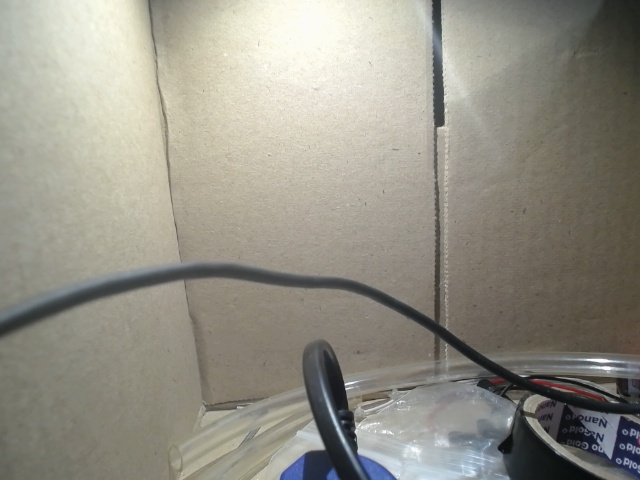
#> input picture 70_50.jpg, 640 x 480 px
$ python test2.py
#> lines starting #> are read from the running program, lines starting #| are printed output that depends on the picture
import cv2
import numpy as np

# 1. Đọc 2 bức ảnh (Chuyển về ảnh xám)
img1 = cv2.imread('70_50.jpg', cv2.IMREAD_GRAYSCALE)
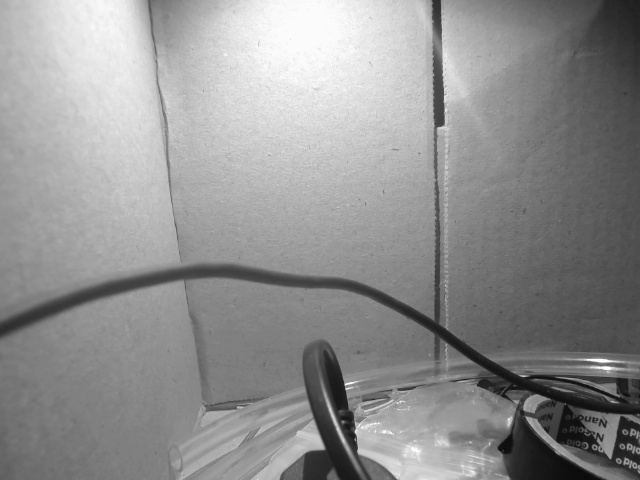
#> img1: shape (480, 640); min 9, max 255, mean 144.7
img2 = cv2.imread('80_50.jpg', cv2.IMREAD_GRAYSCALE)
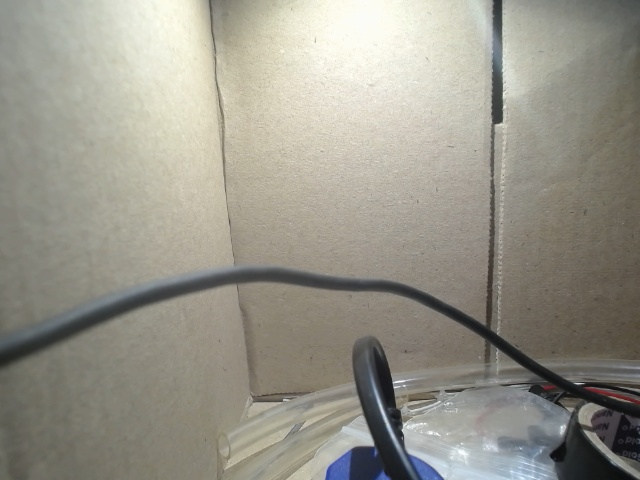
#> input picture 80_50.jpg, 640 x 480 px
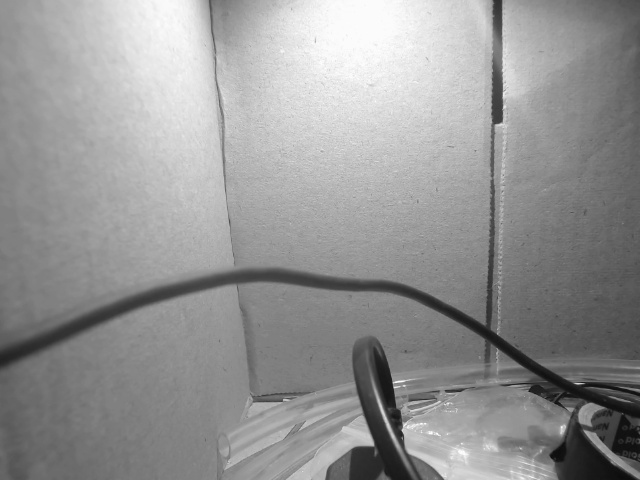
#> img2: shape (480, 640); min 11, max 255, mean 148.9

if img1 is None or img2 is None:
    print("❌ Lỗi: Không tìm thấy ảnh rồi ông ơi! Kiểm tra lại tên/đường dẫn nha.")
    exit()

print("📸 Đang quét ảnh và tính toán, đợi tôi tí...")

# 2. Cấu hình SIFT lấy TỐI ĐA điểm đặc trưng (Hạ threshold để lấy nhiều điểm hơn)
sift = cv2.SIFT_create(
    nfeatures=0,            # 0 = Lấy tối đa không giới hạn
    contrastThreshold=0.02, # Hạ thấp xuống để nhận diện cả các điểm mờ/nhỏ
    edgeThreshold=15        # Tăng lên để giữ lại nhiều cạnh hơn
)

kp1, des1 = sift.detectAndCompute(img1, None)
#> kp1 = 737 keypoints; strongest (x, y, size): (343, 440, 4), (338, 429, 3.5), (439, 119, 8.7), (311, 440, 15.6)
kp2, des2 = sift.detectAndCompute(img2, None)
#> kp2 = 623 keypoints; strongest (x, y, size): (366, 439, 9.9), (388, 426, 3.9), (393, 436, 3.8), (359, 435, 16.4)

# 3. Khớp các điểm bằng FLANN Matcher
FLANN_INDEX_KDTREE = 1
index_params = dict(algorithm=FLANN_INDEX_KDTREE, trees=5)
search_params = dict(checks=50)
flann = cv2.FlannBasedMatcher(index_params, search_params)
matches = flann.knnMatch(des1, des2, k=2)
#> matches = 737 matches

# 4. Sàng lọc sơ bộ bằng Lowe's ratio test (Thả xích lên 0.75 để gom nhiều ứng viên)
good_matches = []
for m, n in matches:
    if m.distance < 0.75 * n.distance:
        good_matches.append(m)
#> after the loop, good_matches = 314 matches

# 5. DÙNG RANSAC ĐỂ LỌC ĐIỂM NHIỄU (Bí kíp chính xác đây nè!)
final_matches = []
if len(good_matches) > 4:
    # Lấy tọa độ các điểm khớp sơ bộ
    src_pts = np.float32([kp1[m.queryIdx].pt for m in good_matches]).reshape(-1, 1, 2)
#> src_pts = 314 rows, first 8: [18.06, 337.4], [64.97, 316.3], [146, 13.56], [146.4, 13.14], [150.2, 39.89], [152.5, 35.53], [154, 19.91], [155.5, 108.9]
    dst_pts = np.float32([kp2[m.trainIdx].pt for m in good_matches]).reshape(-1, 1, 2)
#> dst_pts = 314 rows, first 8: [31.94, 367.5], [116, 323.5], [208.8, 42.49], [208.8, 42.49], [210, 37.3], [211.2, 16.16], [213.8, 18.16], [214.1, 105]

    # Tìm ma trận Homography kết hợp lọc RANSAC (Ngưỡng sai số 5 pixel)
    H, mask = cv2.findHomography(src_pts, dst_pts, cv2.RANSAC, 5.0)
#> H = [[0.901, -0.0202, 70.27], [-0.0136, 0.96, -0.121], [-0.000159, 1.75e-05, 1]]; mask = 314 values, max 1 at index 4, min 0 at index 0, mean 0.866
    matchesMask = mask.ravel().tolist()
#> matchesMask has the same summary as mask

    # Chỉ giữ lại các điểm khớp HOÀN TOÀN ĐÚNG về mặt hình học (Inliers)
    for i in range(len(good_matches)):
        if matchesMask[i] == 1:
            final_matches.append(good_matches[i])
#> after the loop, final_matches = 272 matches
else:
    print("⚠️ Ít điểm trùng khớp quá, không đủ điều kiện chạy RANSAC.")
    final_matches = good_matches

# 6. TÍNH TOÁN VÀ XUẤT DỮ LIỆU RA FILE TXT
output_file = 'x78Dich10_y50.txt'
all_displacements = []

with open(output_file, 'w', encoding='utf-8') as f:
    # Ghi tiêu đề cột cho đẹp và rõ ràng
    f.write("DANH SÁCH TOẠ ĐỘ VÀ ĐỘ DỊCH CHUYỂN PIXEL GIỮA 2 ẢNH\n")
    f.write("=" * 90 + "\n")
    f.write(f"{'STT':<6}{'X1 (Ảnh 1)':<15}{'Y1 (Ảnh 1)':<15}{'X2 (Ảnh 2)':<15}{'Y2 (Ảnh 2)':<15}{'Dịch chuyển (Pixel)':<20}\n")
    f.write("-" * 90 + "\n")

    for idx, match in enumerate(final_matches):
        pt1 = kp1[match.queryIdx].pt  # Tọa độ ảnh 1 (x1, y1)
        pt2 = kp2[match.trainIdx].pt  # Tọa độ ảnh 2 (x2, y2)

        # Tính khoảng cách dịch chuyển Euclidean chuẩn chỉnh
        displacement = np.sqrt((pt2[0] - pt1[0])**2 + (pt2[1] - pt1[1])**2)
        all_displacements.append(displacement)

        # Ghi dữ liệu từng dòng vào file text
        f.write(f"{idx+1:<6}{pt1[0]:<15.2f}{pt1[1]:<15.2f}{pt2[0]:<15.2f}{pt2[1]:<15.2f}{displacement:<20.2f}\n")
#> this loop made 272 passes
#> (pt1, pt2, displacement) on passes 1 to 3: ((150.2, 39.89), (210, 37.3), 59.87), ((154, 19.91), (213.8, 18.16), 59.84), ((155.5, 108.9), (214.1, 105), 58.73)
#> after the loop, all_displacements = 272 values, max 61.36 at index 179, min 43.88 at index 61, mean 51.93

    # Tính toán thông số tổng kết
    total_points = len(final_matches)
#> total_points = 272
    avg_displacement = np.mean(all_displacements) if total_points > 0 else 0
#> avg_displacement = 51.93

    f.write("=" * 90 + "\n")
    f.write("📊 TỔNG KẾT THÔNG SỐ THỰC TẾ:\n")
    f.write(f"- Tổng số điểm khớp chính xác thu được: {total_points} điểm.\n")
    f.write(f"- Độ dịch chuyển trung bình của vật thể: {avg_displacement:.2f} pixels.\n")

print(f"🎯 CHỐT ĐƠN! Đã lưu thành công {total_points} điểm chuẩn vào file '{output_file}'!")
#| 🎯 CHỐT ĐƠN! Đã lưu thành công 272 điểm chuẩn vào file 'x78Dich10_y50.txt'!

# 7. VẼ HÌNH CHECK MẮT (Tùy chọn, không thích có thể tắt)
# Chỉ vẽ các đường nối cho các điểm xịn (Inliers) đã được RANSAC lọc
img_matches = cv2.drawMatches(
    img1, kp1, img2, kp2, final_matches, None,
    matchColor=(0, 255, 0), # Đường nối màu xanh lá cho uy tín
    singlePointColor=None,
    flags=cv2.DrawMatchesFlags_NOT_DRAW_SINGLE_POINTS
)
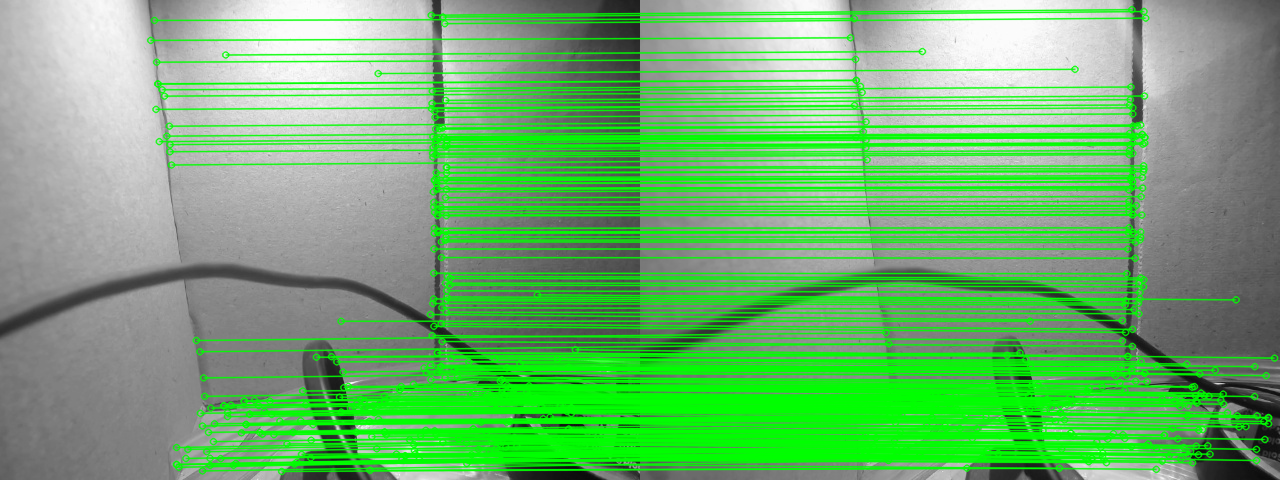
#> img_matches: shape (480, 1280, 3); mean of channels 0, 1, 2 111.1, 178.4, 111.1; drawn as B, G, R

# Resize lại ảnh hiển thị nếu ảnh gốc quá to so với màn hình
screen_res = 1280, 720
scale_width = screen_res[0] / img_matches.shape[1]
#> scale_width = 1
scale_height = screen_res[1] / img_matches.shape[0]
#> scale_height = 1.5
scale = min(scale_width, scale_height)
#> scale = 1
window_width = int(img_matches.shape[1] * scale)
#> window_width = 1280
window_height = int(img_matches.shape[0] * scale)
#> window_height = 480

cv2.namedWindow('Data Matching Visual', cv2.WINDOW_NORMAL)
cv2.resizeWindow('Data Matching Visual', window_width, window_height)
cv2.imshow('Data Matching Visual', img_matches)
cv2.waitKey(0)
cv2.destroyAllWindows()
